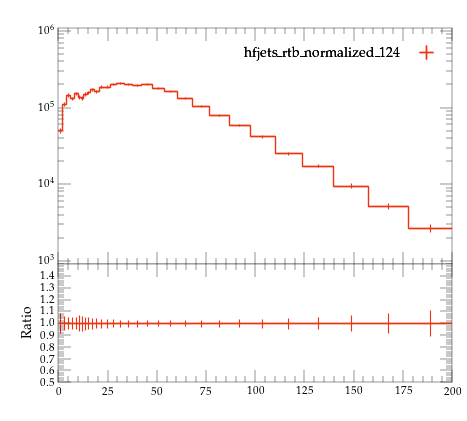

Generate this figure with Python:
#! /usr/bin/env python

# This Python script was auto-generated using YODA v2.0.2.
# Analysis object: /MC_HFJETS_NOTNORM/ptBHadrLead
# Timestamp: 29-07-2026 (17:28:04)

import matplotlib as mpl
import matplotlib.pyplot as plt
mpl.use('Agg') # comment out for interactive use
import os
import numpy as np

plotDir = os.path.split(os.path.realpath(__file__))[0]
if 'YODA_USER_PLOT_PATH' in globals():
    plot_outdir = globals()['YODA_USER_PLOT_PATH']
else:
    plot_outdir = plotDir

#plot style
plt.style.use(os.path.join(plotDir, '../default.mplstyle'))
# plot metadata
figW, figH = plt.rcParams['figure.figsize']
ax_xLabel = r''
ax_yLabel = r''
ax_title  = r''
ax_xScale = 'linear'
ax_yScale = 'log'
xLims = (0.0, 200.0)
yLims = (900.0, 1100000.0)

# TeX-friendly labels for the legend
labels = {
    'legend' : ([ r"hfjets\_rtb\_normalized\_124" ], r""),
}

# Adjust canvas width and height
canvasW = 10.0
canvasH = 9.0
figW *= canvasW/10.
figH *= canvasH/9.

# Create figure and axis objects
fig, (ax, ratio0_ax) = plt.subplots(2, 1, sharex=True,
                  figsize=(figW,figH), gridspec_kw={'height_ratios': (6.0, 3.0)})

# Set figure margins
plt.subplots_adjust(
    left   = 1.0 * plt.rcParams['figure.subplot.left'],
    right  = 1.0 * plt.rcParams['figure.subplot.right'],
    top    = 1.0 * plt.rcParams['figure.subplot.top'],
    bottom = 1.0 * plt.rcParams['figure.subplot.bottom'])

ratio0_ax.yaxis.set_major_locator(mpl.ticker.MultipleLocator(0.1))
ratio0_ax.set_ylim(0.5, 1.4999)
ratio0_ax.set_ylabel('Ratio')

# the numerical data is stored in a separate file
dataf = dict()
prefix = os.path.split(__file__)[0]
if prefix:    prefix = prefix + '/'
exec(open(prefix+'ptBHadrLead__data.py').read(), dataf)


legend_handles = dict() # keep track of handles for the legend

# style options for curves
# starts at zorder>=5 to draw curve on top of legend
styles = {
  'hfjets_rtb_normalized_124.yoda.gz': {
    'color' : '#EE3311',
    'linestyle' : '-',
    'linewidth' : 1,
    'marker' : 'none',
    'markersize' : 2,
    'capsize' : 0.0,
    'zorder' : 5,
    'histstyle' : 1,
    'drawstyle' : 'steps-pre',
    'xerrorbars' : 1,
    'yerrorbars' : 1,
    'fillcolor' : None,
    'fillopacity' : 1.0,
    'ratio0_linestyle' : '-',
    'ratio0_linewidth' : 1,
    'ratio0_marker' : 'none',
    'ratio0_markersize' : 2,
    'ratio0_capsize' : 0.0,
    'ratio0_zorder' : 5,
    'ratio0_histstyle' : 1,
    'ratio0_drawstyle' : 'steps-pre',
    'ratio0_xerrorbars' : 1,
    'ratio0_yerrorbars' : 1,
  },
}

# curve from input yoda files in main panel
for label, yvals in dataf['yvals'].items():
    if all(np.isnan(v) for v in dataf['yvals'][label]):
        continue
    tmp = None
    if styles[label]['histstyle']: # draw as histogram
        xpos = dataf['xedges'][label] if styles[label]['drawstyle'] else dataf['xpoints'][label]
        ypos = np.insert(yvals, 0, yvals[0]) if styles[label]['drawstyle'] else yvals
        if styles[label]['fillcolor']: # fill area below curve
            ax.fill_between(xpos, ypos, step='pre',
                            color=styles[label]['fillcolor'],
                            alpha=styles[label]['fillopacity'])
        tmp, = ax.plot(xpos, ypos,
                       color=styles[label]['color'],
                       linestyle=styles[label]['linestyle'],
                       linewidth=styles[label]['linewidth'],
                       drawstyle=styles[label]['drawstyle'], solid_joinstyle='miter',
                       zorder=styles[label]['zorder'], label=label)
    tmp = ax.errorbar(dataf['xpoints'][label], yvals,
                      xerr=np.array(dataf['xerrs'][label])*styles[label]['xerrorbars'],
                      yerr=np.array(dataf['yerrs'][label])*styles[label]['yerrorbars'],
                      fmt=styles[label]['marker'], capsize=styles[label]['capsize'],
                      markersize=styles[label]['markersize'],
                      ecolor=styles[label]['color'],
                      color=styles[label]['color'], zorder=styles[label]['zorder'])
    tmp[-1][0].set_linestyle(styles[label]['linestyle'])
    tmp[-1][0].set_linewidth(styles[label]['linewidth'])
    if label in dataf['add_legend_handle']:  legend_handles[label] = tmp
    for varLabel in dataf['variation_yvals'].keys():
        if varLabel.startswith(label):
            tmp, = ax.plot(dataf['xedges'][label], dataf['variation_yvals'][varLabel],
                           color=styles[label]['color'],
                           linestyle=styles[label]['linestyle'],
                           linewidth=styles[label]['linewidth'],
                           drawstyle='steps-pre', solid_joinstyle='miter',
                           zorder=styles[label]['zorder'], alpha=0.5)


# plots on ratio panel
# curve from input yoda files in ratio panel
for label, yvals in dataf['ratio0_yvals'].items():
    if all(np.isnan(v) for v in yvals):
        continue
    if styles[label]['ratio0_histstyle']: # plot as histogram
        xpos = dataf['xedges']['hfjets_rtb_normalized_124.yoda.gz'] if styles[label]['ratio0_drawstyle'] else dataf['xpoints']['hfjets_rtb_normalized_124.yoda.gz']
        ypos = np.insert(yvals, 0, yvals[0]) if styles[label]['ratio0_drawstyle'] else yvals
        ratio0_ax.plot(xpos, ypos,
                       color=styles[label]['color'],
                       linewidth=styles[label]['linewidth'],
                       linestyle=styles[label]['ratio0_linestyle'],
                       drawstyle=styles[label]['ratio0_drawstyle'], zorder=styles[label]['zorder'],
                       solid_joinstyle='miter')
    tmp = ratio0_ax.errorbar(dataf['xpoints']['hfjets_rtb_normalized_124.yoda.gz'], yvals,
                             xerr=np.array(dataf['ref_xerrs'])*styles[label]['ratio0_xerrorbars'],
                             yerr=np.array(dataf['ratio0_yerrs'][label])*styles[label]['ratio0_yerrorbars'],
                             fmt=styles[label]['ratio0_marker'], capsize=styles[label]['ratio0_capsize'],
                             markersize=styles[label]['ratio0_markersize'],
                             ecolor=styles[label]['color'],
                             color=styles[label]['color'])
    tmp[-1][0].set_linestyle(styles[label]['ratio0_linestyle'])
    tmp[-1][0].set_linewidth(styles[label]['ratio0_linewidth'])

    for varlabel in dataf['ratio0_variation_vals'].keys():
        if varlabel.startswith(label):
            ratio0_ax.plot(dataf['xedges']['hfjets_rtb_normalized_124.yoda.gz'],
                            dataf['ratio0_variation_vals'][varlabel],
                            color=styles[label]['color'],
                            linestyle=styles[label]['linestyle'],
                            linewidth=styles[label]['linewidth'],
                            drawstyle='steps-pre', solid_joinstyle='miter',
                            zorder=1, alpha=0.5)

legend_items = list(legend_handles.values())
ax.add_artist(ax.legend(legend_items,
                        labels['legend'][0],
                        title=labels['legend'][1],
                        alignment='right',
                        loc='upper right',
                        bbox_to_anchor=(1.0, 0.97),markerfirst=False))

# set plot metadata as defined above
ratio0_ax.set_xlabel(ax_xLabel)
ratio0_ax.xaxis.set_label_coords(1., -0.15)
ax.set_ylabel(ax_yLabel, ha='right', va='top')
ax.yaxis.set_label_coords(-0.11, 1.0)
ax.set_title(ax_title, loc='left')
ax.set_xscale(ax_xScale)
ax.set_yscale(ax_yScale)
ax.set_xlim(xLims)
ax.set_ylim(yLims)

# tick formatting
plt.rcParams['xtick.top'] = True
plt.rcParams['ytick.right'] = True
ax.yaxis.set_major_locator(mpl.ticker.LogLocator(base=10.0, numticks=np.inf))
ax.yaxis.set_minor_locator(mpl.ticker.LogLocator(
                           base=10.0, subs=np.arange(0.1, 1, 0.1), numticks=np.inf))
fig.align_ylabels((ax, ratio0_ax))
plt.savefig(os.path.join(plot_outdir, 'ptBHadrLead.pdf'), format='PDF')
plt.savefig(os.path.join(plot_outdir, 'ptBHadrLead.png'), format='PNG')

plt.close(fig)
